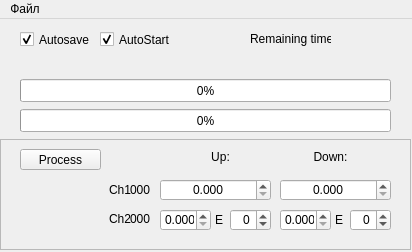
<?xml version="1.0" encoding="UTF-8"?>
<ui version="4.0">
 <class>MainWindow</class>
 <widget class="QMainWindow" name="MainWindow">
  <property name="geometry">
   <rect>
    <x>0</x>
    <y>0</y>
    <width>412</width>
    <height>252</height>
   </rect>
  </property>
  <property name="windowTitle">
   <string>MainWindow</string>
  </property>
  <widget class="QWidget" name="centralWidget">
   <widget class="QProgressBar" name="pbChanel1">
    <property name="geometry">
     <rect>
      <x>20</x>
      <y>60</y>
      <width>371</width>
      <height>23</height>
     </rect>
    </property>
    <property name="minimumSize">
     <size>
      <width>7</width>
      <height>0</height>
     </size>
    </property>
    <property name="value">
     <number>0</number>
    </property>
   </widget>
   <widget class="QProgressBar" name="pbChanel2">
    <property name="geometry">
     <rect>
      <x>20</x>
      <y>90</y>
      <width>371</width>
      <height>23</height>
     </rect>
    </property>
    <property name="value">
     <number>0</number>
    </property>
   </widget>
   <widget class="QLabel" name="label">
    <property name="enabled">
     <bool>true</bool>
    </property>
    <property name="geometry">
     <rect>
      <x>250</x>
      <y>10</y>
      <width>81</width>
      <height>20</height>
     </rect>
    </property>
    <property name="text">
     <string>Remaining time:</string>
    </property>
   </widget>
   <widget class="QLabel" name="lReminingTime">
    <property name="enabled">
     <bool>true</bool>
    </property>
    <property name="geometry">
     <rect>
      <x>340</x>
      <y>10</y>
      <width>51</width>
      <height>21</height>
     </rect>
    </property>
    <property name="text">
     <string/>
    </property>
   </widget>
   <widget class="QCheckBox" name="cbAutoSave">
    <property name="geometry">
     <rect>
      <x>20</x>
      <y>10</y>
      <width>72</width>
      <height>21</height>
     </rect>
    </property>
    <property name="text">
     <string>Autosave</string>
    </property>
    <property name="checked">
     <bool>true</bool>
    </property>
   </widget>
   <widget class="QCheckBox" name="cbAutoStart">
    <property name="geometry">
     <rect>
      <x>100</x>
      <y>10</y>
      <width>72</width>
      <height>21</height>
     </rect>
    </property>
    <property name="text">
     <string>AutoStart</string>
    </property>
    <property name="checked">
     <bool>true</bool>
    </property>
   </widget>
   <widget class="QFrame" name="frame">
    <property name="geometry">
     <rect>
      <x>0</x>
      <y>120</y>
      <width>411</width>
      <height>111</height>
     </rect>
    </property>
    <property name="frameShape">
     <enum>QFrame::StyledPanel</enum>
    </property>
    <property name="frameShadow">
     <enum>QFrame::Raised</enum>
    </property>
    <widget class="QLabel" name="label_5">
     <property name="geometry">
      <rect>
       <x>280</x>
       <y>10</y>
       <width>101</width>
       <height>16</height>
      </rect>
     </property>
     <property name="text">
      <string>Down:</string>
     </property>
     <property name="alignment">
      <set>Qt::AlignCenter</set>
     </property>
    </widget>
    <widget class="QLabel" name="label_4">
     <property name="geometry">
      <rect>
       <x>170</x>
       <y>10</y>
       <width>101</width>
       <height>16</height>
      </rect>
     </property>
     <property name="text">
      <string>Up:</string>
     </property>
     <property name="alignment">
      <set>Qt::AlignCenter</set>
     </property>
    </widget>
    <widget class="QLabel" name="lCh2Peaks">
     <property name="geometry">
      <rect>
       <x>130</x>
       <y>70</y>
       <width>31</width>
       <height>20</height>
      </rect>
     </property>
     <property name="text">
      <string>000</string>
     </property>
    </widget>
    <widget class="QLabel" name="lTriggerCh1">
     <property name="geometry">
      <rect>
       <x>10</x>
       <y>40</y>
       <width>121</width>
       <height>21</height>
      </rect>
     </property>
     <property name="text">
      <string>Ch1</string>
     </property>
     <property name="alignment">
      <set>Qt::AlignRight|Qt::AlignTrailing|Qt::AlignVCenter</set>
     </property>
    </widget>
    <widget class="QLabel" name="lCh1Peaks">
     <property name="geometry">
      <rect>
       <x>130</x>
       <y>40</y>
       <width>31</width>
       <height>21</height>
      </rect>
     </property>
     <property name="text">
      <string>000</string>
     </property>
    </widget>
    <widget class="QLabel" name="lTriggerCh2">
     <property name="geometry">
      <rect>
       <x>10</x>
       <y>70</y>
       <width>121</width>
       <height>20</height>
      </rect>
     </property>
     <property name="text">
      <string>Ch2</string>
     </property>
     <property name="alignment">
      <set>Qt::AlignRight|Qt::AlignTrailing|Qt::AlignVCenter</set>
     </property>
    </widget>
    <widget class="QDoubleSpinBox" name="dsbCh2Up">
     <property name="geometry">
      <rect>
       <x>160</x>
       <y>70</y>
       <width>51</width>
       <height>22</height>
      </rect>
     </property>
     <property name="alignment">
      <set>Qt::AlignCenter</set>
     </property>
     <property name="decimals">
      <number>3</number>
     </property>
     <property name="singleStep">
      <double>0.010000000000000</double>
     </property>
    </widget>
    <widget class="QDoubleSpinBox" name="dsbCh1Up">
     <property name="geometry">
      <rect>
       <x>160</x>
       <y>40</y>
       <width>111</width>
       <height>22</height>
      </rect>
     </property>
     <property name="frame">
      <bool>true</bool>
     </property>
     <property name="alignment">
      <set>Qt::AlignCenter</set>
     </property>
     <property name="accelerated">
      <bool>false</bool>
     </property>
     <property name="decimals">
      <number>3</number>
     </property>
     <property name="singleStep">
      <double>0.010000000000000</double>
     </property>
    </widget>
    <widget class="QDoubleSpinBox" name="dsbCh2Down">
     <property name="geometry">
      <rect>
       <x>280</x>
       <y>70</y>
       <width>51</width>
       <height>22</height>
      </rect>
     </property>
     <property name="alignment">
      <set>Qt::AlignCenter</set>
     </property>
     <property name="decimals">
      <number>3</number>
     </property>
     <property name="singleStep">
      <double>1.000000000000000</double>
     </property>
    </widget>
    <widget class="QDoubleSpinBox" name="dsbCh1Down">
     <property name="geometry">
      <rect>
       <x>280</x>
       <y>40</y>
       <width>111</width>
       <height>22</height>
      </rect>
     </property>
     <property name="frame">
      <bool>true</bool>
     </property>
     <property name="alignment">
      <set>Qt::AlignCenter</set>
     </property>
     <property name="accelerated">
      <bool>false</bool>
     </property>
     <property name="decimals">
      <number>3</number>
     </property>
     <property name="singleStep">
      <double>0.010000000000000</double>
     </property>
    </widget>
    <widget class="QPushButton" name="pbProcess">
     <property name="geometry">
      <rect>
       <x>20</x>
       <y>10</y>
       <width>81</width>
       <height>21</height>
      </rect>
     </property>
     <property name="text">
      <string>Process</string>
     </property>
    </widget>
    <widget class="QSpinBox" name="sbExpCh2Up">
     <property name="geometry">
      <rect>
       <x>230</x>
       <y>70</y>
       <width>41</width>
       <height>22</height>
      </rect>
     </property>
     <property name="alignment">
      <set>Qt::AlignRight|Qt::AlignTrailing|Qt::AlignVCenter</set>
     </property>
     <property name="minimum">
      <number>-15</number>
     </property>
     <property name="maximum">
      <number>15</number>
     </property>
    </widget>
    <widget class="QSpinBox" name="sbExpCh2Down">
     <property name="geometry">
      <rect>
       <x>350</x>
       <y>70</y>
       <width>41</width>
       <height>22</height>
      </rect>
     </property>
     <property name="alignment">
      <set>Qt::AlignRight|Qt::AlignTrailing|Qt::AlignVCenter</set>
     </property>
     <property name="minimum">
      <number>-15</number>
     </property>
     <property name="maximum">
      <number>15</number>
     </property>
    </widget>
    <widget class="QLabel" name="label_6">
     <property name="geometry">
      <rect>
       <x>215</x>
       <y>70</y>
       <width>16</width>
       <height>21</height>
      </rect>
     </property>
     <property name="text">
      <string>E</string>
     </property>
    </widget>
    <widget class="QLabel" name="label_7">
     <property name="geometry">
      <rect>
       <x>335</x>
       <y>70</y>
       <width>16</width>
       <height>21</height>
      </rect>
     </property>
     <property name="text">
      <string>E</string>
     </property>
    </widget>
   </widget>
   <widget class="QLabel" name="lCurrentProcess">
    <property name="geometry">
     <rect>
      <x>20</x>
      <y>30</y>
      <width>371</width>
      <height>21</height>
     </rect>
    </property>
    <property name="font">
     <font>
      <pointsize>12</pointsize>
     </font>
    </property>
    <property name="text">
     <string/>
    </property>
    <property name="alignment">
     <set>Qt::AlignCenter</set>
    </property>
   </widget>
   <zorder>pbChanel1</zorder>
   <zorder>pbChanel2</zorder>
   <zorder>label</zorder>
   <zorder>lReminingTime</zorder>
   <zorder>cbAutoSave</zorder>
   <zorder>cbAutoStart</zorder>
   <zorder>frame</zorder>
   <zorder>pbProcess</zorder>
   <zorder>lCurrentProcess</zorder>
  </widget>
  <widget class="QMenuBar" name="menuBar">
   <property name="geometry">
    <rect>
     <x>0</x>
     <y>0</y>
     <width>412</width>
     <height>20</height>
    </rect>
   </property>
   <widget class="QMenu" name="menu">
    <property name="title">
     <string>Файл</string>
    </property>
    <addaction name="a_OpenFileSrc"/>
    <addaction name="a_OpenFile"/>
    <addaction name="a_SaveFileAs"/>
    <addaction name="action"/>
    <addaction name="a_SaveCSV"/>
   </widget>
   <addaction name="menu"/>
  </widget>
  <action name="a_OpenFileSrc">
   <property name="text">
    <string>Открыть сырые данные...</string>
   </property>
  </action>
  <action name="a_SaveFileAs">
   <property name="text">
    <string>Сохранить как...</string>
   </property>
  </action>
  <action name="a_OpenFile">
   <property name="text">
    <string>Открыть файл...</string>
   </property>
  </action>
  <action name="action">
   <property name="text">
    <string>Сохранить Итог</string>
   </property>
  </action>
  <action name="a_SaveCSV">
   <property name="text">
    <string>Сохранить CSV</string>
   </property>
  </action>
 </widget>
 <layoutdefault spacing="6" margin="11"/>
 <resources/>
 <connections/>
</ui>
